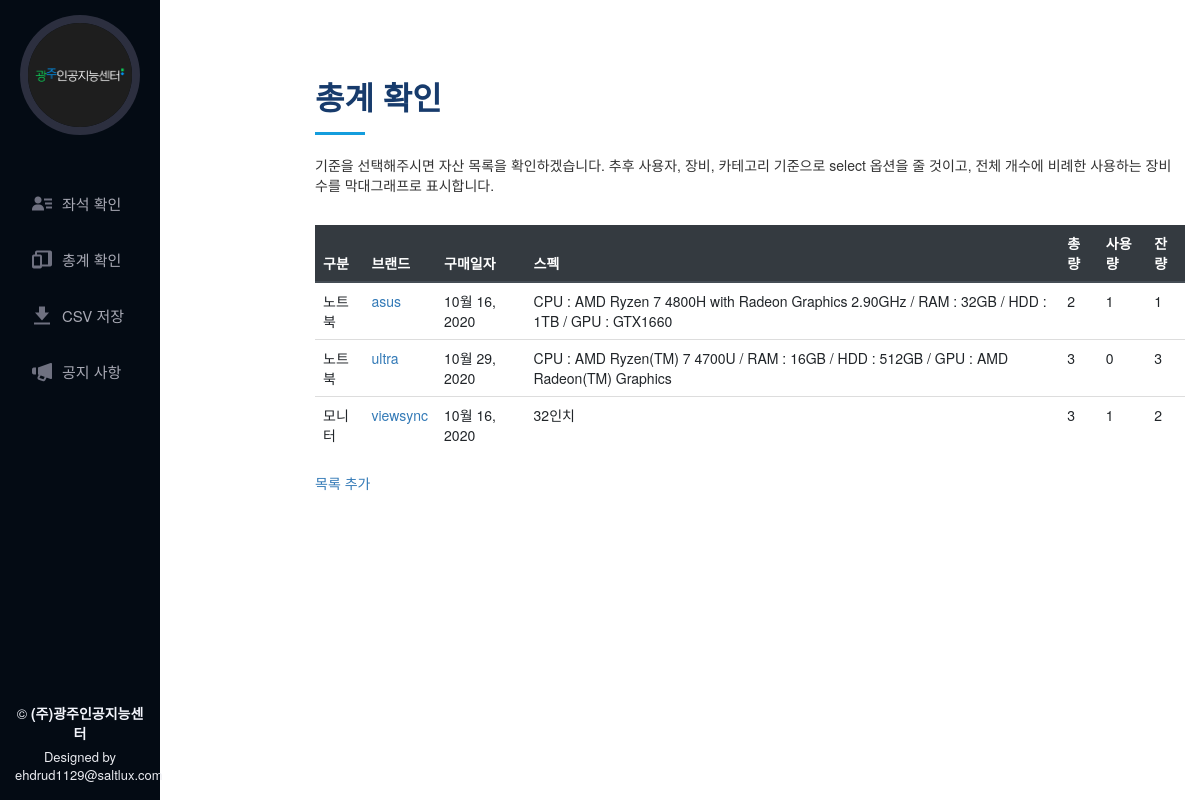
The app's page /check_total/ with its own data.
### app_equipments/models.py (models this page shows, shortened)
class Device(models.Model):
    device_id = models.AutoField(primary_key=True)
    purchase_date = DateField(default=datetime.date.today)
    category = models.CharField(max_length=20, default='', choices=CATEGORY_CHOICES)
    brand = models.CharField(max_length=20, default='', choices=BRAND_CHOICES)
    amount = models.IntegerField(default=1)
    spec = models.TextField(blank=True, default='')
    is_assets = models.CharField(blank=True, max_length=20, default='', choices=IS_ASSETS_CHOICES)
    etc = models.TextField(blank=True, default='')
    class Meta:
        ordering = ('category', 'brand', 'purchase_date')

### app_equipments/views.py (the view)
# urls.py: path('check_total/', check_total, name='check_total'),
def check_total(request):
    info_list = []
    device_list = Device.objects.all()
    for i in device_list:
        usage_amount = Usage.objects.filter(device_id=i.device_id)
        info_dic = {
         'device_id': i.device_id,
         'category': i.category,
         'brand': i.brand,
         'purchase_date': i.purchase_date,
         'spec': i.spec,
         'total': i.amount,
         'amounts': len(usage_amount),
         'remains': i.amount - len(usage_amount),
        }
        info_list.append(info_dic)
    return render(request, 'app_equipments/menu/check_total.html', {'info_list': info_list,})

### app_equipments/templates/app_equipments/menu/check_total.html
{% extends 'app_equipments/base/base.html' %}
{% load static %}
{% block content %}
<main id="main">
  <section id="resume" class="resume ">
    <div class="container">
      <div class="section-title">
        <h2>총계 확인</h2>
        <p>기준을 선택해주시면 자산 목록을 확인하겠습니다. 추후 사용자, 장비, 카테고리 기준으로 select 옵션을 줄 것이고, 전체 개수에 비례한 사용하는 장비 수를 막대그래프로 표시합니다.</p>
      </div>
      <div class="row">
        <div class="col-lg-12" data-aos="fade-up">
          <table class="table">
            <thead class="thead-dark">
              <tr>
                <th scope="col">구분</th>
                <th scope="col">브랜드</th>
                <th scope="col">구매일자</th>
                <th scope="col">스펙</th>
                <th scope="col">총량</th>
                <th scope="col">사용량</th>
                <th scope="col">잔량</th>
              </tr>
            </thead>
            <tbody>
            {% for list in info_list %}
              <tr>
                <td>{{list.category}}</td>
                <td><a href="{% url 'check_total_update' list.device_id%}">{{list.brand}}</a></td>
                <td>{{list.purchase_date}}</td>
                <td>{{list.spec}}</td>
                <td>{{list.total}}</td>
                <td>{{list.amounts}}</td>
                <td>{{list.remains}}</td>
              </tr>
            {% endfor %}
            </tbody>
          </table>
          <div>
            <a href="{% url 'check_total_new' %}">목록 추가</a>
          </div>
        </div>
      </div>
    </div>
  </section>
</main>
{% endblock %}

### app_equipments/static/app_equipments/assets/css/style.css (style rules this page uses)
body { font-family: "Open Sans", sans-serif; color: #272829; }
a { color: #149ddd; }
h1, h2, h3, h4, h5, h6 { font-family: "Raleway", sans-serif; }
.container { width:100% !important; }
#main { margin-left: 300px; }
section { padding: 60px 0; overflow: hidden; }
.section-title { padding-bottom: 30px; }
.section-title h2 { font-size: 32px; font-weight: bold; margin-bottom: 20px; padding-bottom: 20px; position: relative; color: #173b6c; }
.section-title h2::after { content: ''; position: absolute; display: block; width: 50px; height: 3px; background: #149ddd; bottom: 0; left: 0; }
.section-title p { margin-bottom: 0; }

### records on screen
Device: category "노트북", brand "asus", purchase_date "10월 16, 2020", spec "CPU : AMD Ryzen 7 4800H with Radeon Graphics 2.90GHz / RAM : 32GB / HDD : 1TB / GPU : GTX1660"
Device: category "노트북", brand "ultra", purchase_date "10월 29, 2020", spec "CPU : AMD Ryzen(TM) 7 4700U / RAM : 16GB / HDD : 512GB / GPU : AMD Radeon(TM) Graphics"
Device: category "모니터", brand "viewsync", purchase_date "10월 16, 2020", spec "32인치"

### other values on screen
{{ list.total }} "2" "3" "3"
{{ list.amounts }} "1" "0" "1"
{{ list.remains }} "1" "3" "2"
